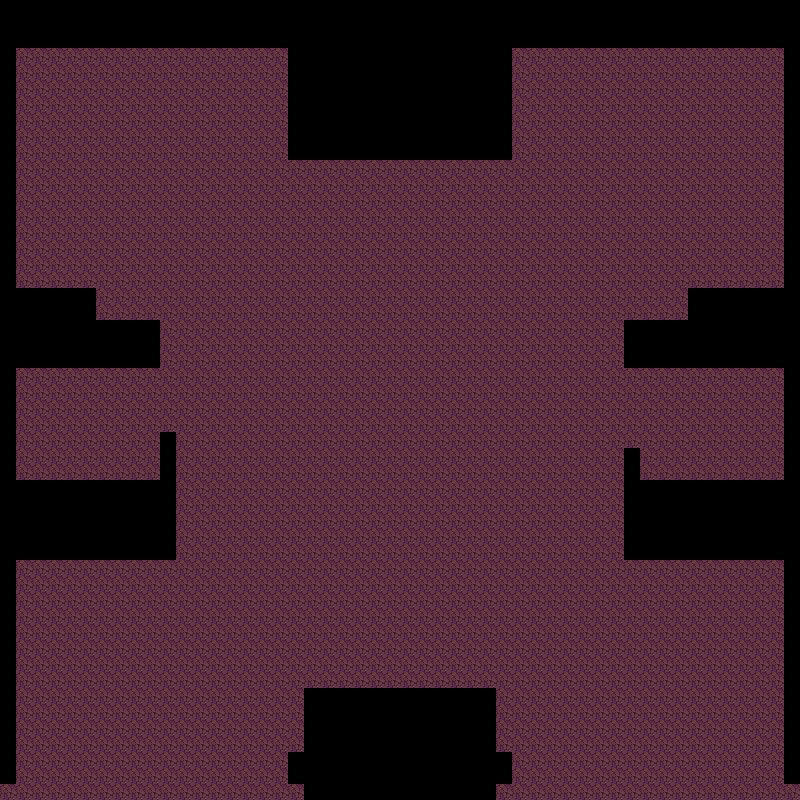

Below is a game level as drawn by its tile map, then a one-line description and the .tmx that defines it (tile-layer data replaced by summaries):
An orthogonal 50x50 tile map with 16x16 px tiles, 1 tile layer (Tile Layer 1), 1 hidden layer not drawn, 9 tilesets and 12 objects (solid9, solid1, solid2, solid3, solid8, ...).

<map version="1.10" tiledversion="1.11.0" orientation="orthogonal" renderorder="right-down" width="50" height="50" tilewidth="16" tileheight="16" infinite="0" nextlayerid="11" nextobjectid="100">
 <tileset firstgid="1" name="dwcx" tilewidth="16" tileheight="16" tilecount="495" columns="11">
  <image source="../The dungeon/sarcophagus, lamps &amp; tombs - NEW/dwcx.png" trans="000000" width="176" height="720" />
 </tileset>
 <tileset firstgid="496" name="walls" tilewidth="16" tileheight="16" tilecount="320" columns="20">
  <image source="../The dungeon/Wall, ground &amp; stairs/walls.png" trans="000000" width="320" height="256" />
  <tile id="21">
   <objectgroup draworder="index" id="2">
    <object id="1" name="solid9" x="0.0625" y="8">
     <polygon points="0,0 0.9375,0 0.9375,-1.0625 7.875,-1 7.875,-5 8.8125,-5 8.8125,-6.0625 16,-6 16,7.9375 -0.0625,8" />
    </object>
   </objectgroup>
  </tile>
  <tile id="23">
   <objectgroup draworder="index" id="2">
    <object id="1" x="0.0625" y="2.0625">
     <polygon points="0,0 6.8125,0 6.8125,0.9375 7.9375,0.9375 7.9375,4.9375 14.875,4.9375 14.875,5.875 15.875,5.875 15.875,13.9375 -0.0625,13.875" />
    </object>
   </objectgroup>
  </tile>
  <tile id="41">
   <objectgroup draworder="index" id="3">
    <object id="4" name="solid1" x="1.9375" y="1.9375">
     <polygon points="0,0 0.0625,1 -0.9375,1.0625 -0.9375,2.0625 -1.9375,2.0625 -2,13.9375 -2,14.125 14.0625,14.125 14.125,0" />
    </object>
   </objectgroup>
  </tile>
  <tile id="42">
   <objectgroup draworder="index" id="2">
    <object id="1" name="solid2" x="0" y="2" width="16.0625" height="14.0625" />
   </objectgroup>
  </tile>
  <tile id="43">
   <objectgroup draworder="index" id="2">
    <object id="1" name="solid3" x="0" y="2.0625">
     <polygon points="0,0 14,0 14,0.875 14.9375,0.875 14.9375,1.8125 15.9375,1.8125 16,13.875 0.0625,13.9375" />
    </object>
   </objectgroup>
  </tile>
  <tile id="61">
   <objectgroup draworder="index" id="2">
    <object id="1" name="solid8" x="-0.0625" y="0.0625" width="16.1875" height="16" />
   </objectgroup>
  </tile>
  <tile id="63">
   <objectgroup draworder="index" id="3">
    <object id="2" name="solid4" x="0" y="0" width="16" height="16" />
   </objectgroup>
  </tile>
  <tile id="81">
   <objectgroup draworder="index" id="2">
    <object id="1" name="solid7" x="0.0625" y="0">
     <polygon points="0,0 -0.0625,14.9375 0.875,14.9375 0.875,15.9375 16,16 15.9375,0" />
    </object>
   </objectgroup>
  </tile>
  <tile id="82">
   <objectgroup draworder="index" id="2">
    <object id="3" name="solid6" x="0" y="2" width="16" height="14.125" />
   </objectgroup>
  </tile>
  <tile id="83">
   <objectgroup draworder="index" id="2">
    <object id="1" name="solid5" x="-0.0625" y="0">
     <polygon points="0,0 16.125,0.0625 16.125,14.875 15.125,14.875 15.125,15.9375 0.0625,16.0625" />
    </object>
   </objectgroup>
  </tile>
  <tile id="141">
   <objectgroup draworder="index" id="2">
    <object id="1" name="solid11" x="-0.0625" y="0.0625">
     <polygon points="0,0 16.0625,0 16.125,15.9375 8.125,15.9375 8.0625,7.9375 0.0625,7.9375" />
    </object>
   </objectgroup>
  </tile>
  <tile id="143">
   <objectgroup draworder="index" id="2">
    <!-- 1 objects omitted --></objectgroup>
  </tile>
 </tileset>
 <tileset firstgid="816" name="Stairs" tilewidth="16" tileheight="16" tilecount="408" columns="24">
  <image source="../The dungeon/Wall, ground &amp; stairs/Stairs.png" trans="000000" width="384" height="272" />
 </tileset>
 <tileset firstgid="1224" name="Ground" tilewidth="16" tileheight="16" tilecount="338" columns="26">
  <image source="../The dungeon/Wall, ground &amp; stairs/Ground.png" trans="000000" width="416" height="208" />
 </tileset>
 <tileset firstgid="1562" name="Bones_tileset" tilewidth="16" tileheight="16" tilecount="100" columns="10">
  <image source="../The dungeon/bones/Bones_tileset.png" trans="000000" width="160" height="160" />
 </tileset>
 <tileset firstgid="1662" name="wall_fire" tilewidth="16" tileheight="16" tilecount="54" columns="18">
  <image source="../The dungeon/sarcophagus, lamps &amp; tombs - NEW/chandeliers/wall_fire.png" trans="000000" width="288" height="48" />
  <tile id="1">
   <animation>
    <frame tileid="1" duration="100" />
    <frame tileid="4" duration="100" />
    <frame tileid="7" duration="100" />
    <frame tileid="10" duration="100" />
    <frame tileid="13" duration="100" />
    <frame tileid="16" duration="100" />
   </animation>
  </tile>
  <tile id="19">
   <animation>
    <frame tileid="1" duration="100" />
    <frame tileid="4" duration="100" />
    <frame tileid="7" duration="100" />
    <frame tileid="10" duration="100" />
    <frame tileid="13" duration="100" />
    <frame tileid="16" duration="100" />
   </animation>
  </tile>
 </tileset>
 <tileset firstgid="1716" name="black_book_02" tilewidth="16" tileheight="16" tilecount="32" columns="16">
  <image source="../The dungeon/Items/books/black_book_02.png" trans="000000" width="256" height="32" />
 </tileset>
 <tileset firstgid="1748" name="key1_03" tilewidth="16" tileheight="16" tilecount="32" columns="16">
  <image source="../The dungeon/Items/keys/key1_03.png" trans="000000" width="256" height="32" />
  <tile id="16">
   <animation>
    <frame tileid="16" duration="100" />
    <frame tileid="17" duration="100" />
    <frame tileid="18" duration="100" />
    <frame tileid="19" duration="100" />
    <frame tileid="20" duration="100" />
    <frame tileid="21" duration="100" />
    <frame tileid="22" duration="100" />
    <frame tileid="23" duration="100" />
    <frame tileid="24" duration="100" />
    <frame tileid="25" duration="100" />
    <frame tileid="26" duration="100" />
    <frame tileid="27" duration="100" />
    <frame tileid="28" duration="100" />
    <frame tileid="29" duration="100" />
    <frame tileid="30" duration="100" />
    <frame tileid="31" duration="100" />
   </animation>
  </tile>
 </tileset>
 <tileset firstgid="1780" name="big_red_potion_01" tilewidth="16" tileheight="16" tilecount="32" columns="16">
  <image source="../The dungeon/Items/potions/big_red_potion_01.png" trans="000000" width="256" height="32" />
  <tile id="0">
   <animation>
    <frame tileid="0" duration="100" />
    <frame tileid="1" duration="100" />
    <frame tileid="2" duration="100" />
    <frame tileid="3" duration="100" />
    <frame tileid="4" duration="100" />
    <frame tileid="5" duration="100" />
    <frame tileid="6" duration="100" />
    <frame tileid="7" duration="100" />
    <frame tileid="8" duration="100" />
    <frame tileid="9" duration="100" />
    <frame tileid="10" duration="100" />
    <frame tileid="11" duration="100" />
    <frame tileid="12" duration="100" />
    <frame tileid="13" duration="100" />
    <frame tileid="14" duration="100" />
    <frame tileid="15" duration="100" />
   </animation>
  </tile>
  <tile id="16">
   <animation>
    <frame tileid="16" duration="100" />
    <frame tileid="17" duration="100" />
    <frame tileid="18" duration="100" />
    <frame tileid="19" duration="100" />
    <frame tileid="20" duration="100" />
    <frame tileid="21" duration="100" />
    <frame tileid="22" duration="100" />
    <frame tileid="23" duration="100" />
    <frame tileid="24" duration="100" />
    <frame tileid="25" duration="100" />
    <frame tileid="26" duration="100" />
    <frame tileid="27" duration="100" />
    <frame tileid="28" duration="100" />
    <frame tileid="29" duration="100" />
    <frame tileid="30" duration="100" />
    <frame tileid="31" duration="100" />
   </animation>
  </tile>
 </tileset>
 <layer id="1" name="Tile Layer 1" width="50" height="50">
  <data>[2500 cells, 2500 non-empty, 2 distinct tile ids]</data>
 </layer>
 <layer id="4" name="Tile Layer 2" width="50" height="50" visible="0">
  <data>[2500 cells, 770 non-empty, 30 distinct tile ids]</data>
 </layer>
</map>
<!-- 1 of 12 objects omitted -->
